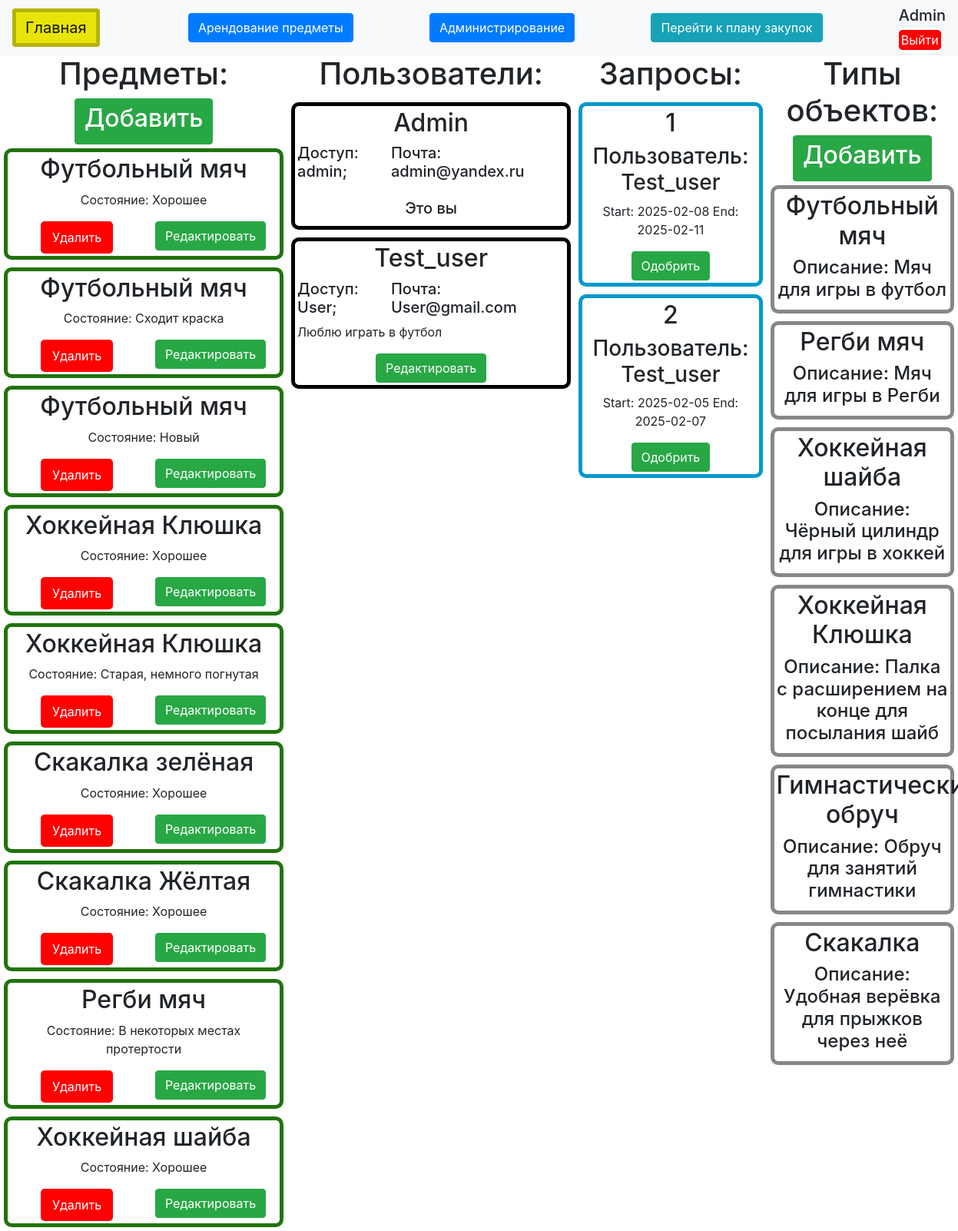
The app's page /admin_panel (signed in), older data.
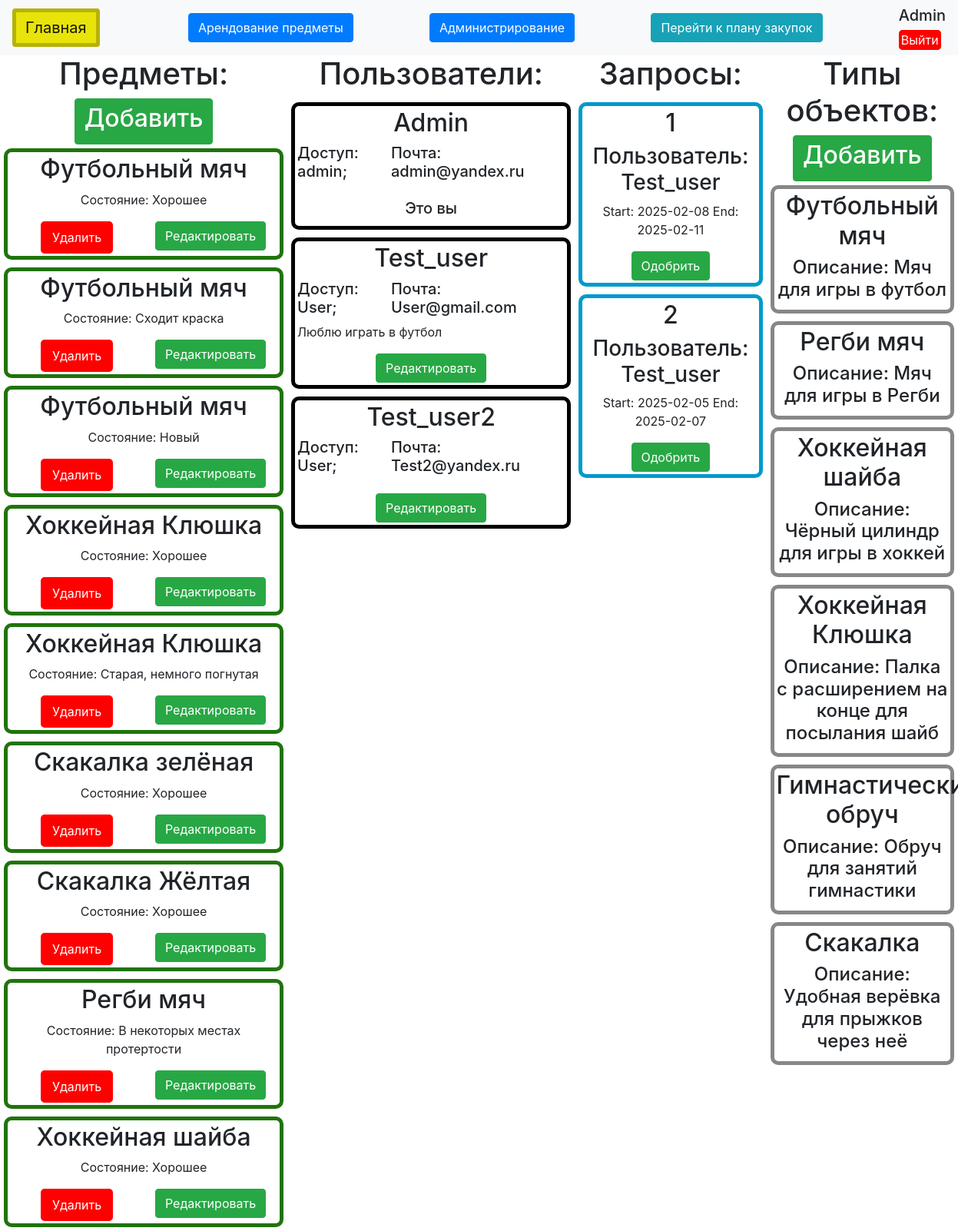
The same page, newer data.
### data/users.py (models this page shows, shortened)
class Users(SqlAlchemyBase, UserMixin):
    __tablename__ = 'users'
    id = sqlalchemy.Column(sqlalchemy.Integer, primary_key=True, autoincrement=True)
    name = sqlalchemy.Column(sqlalchemy.String, nullable=True)
    about = sqlalchemy.Column(sqlalchemy.String, nullable=True)
    email = sqlalchemy.Column(sqlalchemy.String, index=True, unique=True, nullable=True)
    hashed_password = sqlalchemy.Column(sqlalchemy.String, nullable=True)
    user_access = sqlalchemy.Column(sqlalchemy.String, default='User', nullable=True)
    password = sqlalchemy.Column(sqlalchemy.String, nullable=True)
    asortiment = orm.relationship("Asortiment", back_populates='users')

### data/news.py (models this page shows)
class Asortiment(SqlAlchemyBase):
    __tablename__ = 'asortiment'
    id = sqlalchemy.Column(sqlalchemy.Integer, primary_key=True, autoincrement=True)
    name = sqlalchemy.Column(sqlalchemy.String, nullable=True)
    status = sqlalchemy.Column(sqlalchemy.String, nullable=True)
    arend = sqlalchemy.Column(sqlalchemy.String, nullable=True)
    photo_href = sqlalchemy.Column(sqlalchemy.String, nullable=True)
    id_type = sqlalchemy.Column(sqlalchemy.Integer, sqlalchemy.ForeignKey('idtype.id'))
    is_private = sqlalchemy.Column(sqlalchemy.Boolean, default=True)
    user_id = sqlalchemy.Column(sqlalchemy.Integer, sqlalchemy.ForeignKey("users.id"))
    users = orm.relationship('Users')
    idtype = orm.relationship("Idtype")
    request = orm.relationship("Request", back_populates='asortiment')
    purchase_plans = orm.relationship("PurchasePlan", back_populates='asortiment')

class Request(SqlAlchemyBase):
    __tablename__ = 'request'
    id = sqlalchemy.Column(sqlalchemy.Integer, primary_key=True, autoincrement=True)
    description = sqlalchemy.Column(sqlalchemy.String)
    date_start = sqlalchemy.Column(sqlalchemy.String)
    date_end = sqlalchemy.Column(sqlalchemy.String)
    approved = sqlalchemy.Column(sqlalchemy.Boolean)
    type = sqlalchemy.Column(sqlalchemy.String, nullable=True)
    id_user = sqlalchemy.Column(sqlalchemy.Integer, sqlalchemy.ForeignKey("users.id"))
    name_user = sqlalchemy.Column(sqlalchemy.String)
    user = orm.relationship('Users')
    id_item = sqlalchemy.Column(sqlalchemy.Integer, sqlalchemy.ForeignKey("asortiment.id"))
    asortiment = orm.relationship("Asortiment")

### data/category.py (models this page shows)
class Idtype(SqlAlchemyBase):
    __tablename__ = 'idtype'
    id = sqlalchemy.Column(sqlalchemy.Integer, primary_key=True, autoincrement=True)
    name = sqlalchemy.Column(sqlalchemy.String)
    description = sqlalchemy.Column(sqlalchemy.Text)

### main.py (the view)
@app.route("/admin_panel")
@login_required
def admin_panel():
    if current_user.user_access == "baned":
        abort(404)
    elif current_user.user_access == "User":
        return redirect("/")
    else:
        db_sess = db_session.create_session()
        if current_user.user_access == "admin":
            items = db_sess.query(Asortiment).all()
            requests = db_sess.query(Request).all()
            users = db_sess.query(Users).all()
            types = db_sess.query(Idtype).all()
            for request in requests:
                print(request.approved, request.type)
                print(request.approved == False and request.type != "Идёт", request.type != "Идёт", request.type == "Завершён", request.type == "")
            return render_template("admin_panel.html",
                                items=items,
                                requests=requests,
                                types=types,
                                users=users,
                                title="Управление сайтом"
                                )
        else:
            return redirect("/")

### data/db_session.py (called while the page is built)
def create_session() -> Session:
    global __factory
    return __factory()

### main.py (called while the page is built)
@login_manager.user_loader
def load_user(user_id):
    db_sess = db_session.create_session()
    return db_sess.get(Users, user_id)

### templates/admin_panel.html
{% extends "base.html" %}
{% block content %}
    <div>
        <div class="UAIP">
            <h1 calss="cental">Предметы:</h1>
            <div class="cental"><a href="/add_item" class="btn btn-success"><h2>Добавить</h2></a></div>
            {% for item in items %}
            <div class="paing">
                <div class="borderG paingsm">
                    <h2 class="cental">{{ item.name }}</h2>
                    <p class="cental">Состояние: {{ item.status }}</p>
                    <div class="cental" >
                        <div class="descp">
                            <div class="iteml">
                                <a class="btn exit" href="/delete_item/{{ item.id }}">Удалить</a>
                            </div>
                            <div class="itemr">
                                <a class="btn btn-success" href="/edit_item/{{ item.id }}">Редактировать</a>
                            </div>
                        </div>
                    </div>
                </div>
            </div>
            {% endfor %}
        </div>
        <div class="UAIP">
            <h1 class="cental">Пользователи:</h1>
            {% for user in users %}
            <div class="paing">
                <div class="borderV paingsm">
                    <h2 class="cental">{{ user.name }}</h2>
                    <div class="descp">
                        <div class="itemll">
                            <h5>Доступ: {{ user.user_access }};</h5>
                        </div>
                        <div class="itemrr">
                            <h5>Почта: {{ user.email }}</h5>
                        </div>
                    </div>
                    <p>{{ user.about }}</p>
                    {% if user.id != current_user.id %}
                    <div class="cental" ><a class="btn btn-success" href="/edit_user/{{ user.id }}">Редактировать</a></div>
                    {% else %}
                        <h5 class="cental">Это вы</h5>
                    {% endif %}
                </div>
            </div>
            {% endfor %}
        </div>
        <div class="RP">
            <h1 class="cental">Типы объектов:</h1>
            <div class="cental"><a href="/add_type" class="btn btn-success"><h2>Добавить</h2></a></div>
            {% for type in types %}
            <div class="paing">
                <div class="borderY paingsm">
                    <h2 class="cental">{{ type.name }}</h2>
                    <h4 class="cental">Описание: {{ type.description }}</h4>
                </div>
            </div>
            {% endfor %}
        </div>
        <div class="RP">
            <h1 class="cental">Запросы:</h1>
            {% for request in requests %}
            <div class="paing">
                {% if request.approved == True %}
                <div class="borderR paingsm polosaty">
                {% else %}
                <div class="borderR paingsm">
                {% endif %}
                    <h2 class="cental">{{ request.id }}</h2>
                    <h3 class="cental">Пользователь: {{ request.user.name }}</h3>
                    <p class="cental">Start: {{request.date_start}} End: {{request.date_end}}</p>
                    {% if (request.type == "Завершён" and request.description == None) %}
                    <div class="cental">
                        <a class="btn btn-success" href="/report_request/{{ request.id }}">Отчёт</a>
                    </div>
                    {% elif (request.type == "Одобрен") %}
                    <div class="cental">
                        <a class="btn btn-success" href="/confirm_request/{{ request.id }}">Не одобрить</a>
                    </div>
                    {% elif (request.type == "Не одобрен") %}
                    <div class="cental">
                        <a class="btn btn-success" href="/confirm_request/{{ request.id }}">Одобрить</a>
                    </div>
                    {% elif (request.type == "Завершён" and request.description != None) %}
                    <h1 class="cental">Отчёт совершён</h1>
                    {% endif %}
                </div>
            </div>
            {% endfor %}
        </div>
    </div>
{% endblock %}

### templates/base.html (shortened to what this page needs)
<!doctype html>
<html lang="en">
<head>
    <link rel="stylesheet"
          href="https://stackpath.bootstrapcdn.com/bootstrap/4.4.1/css/bootstrap.min.css"
>
    <link rel="stylesheet" href="{{ url_for('static', filename='styles/Styles.css') }}">
</head>
<body>
<header>
    <nav class="navbar navbar-light bg-light">
        <a class="btn navbar-brand borderSome backcolorV" href="/" >Главная</a>
        {% if current_user.user_access == 'admin' %}
        <div class="cental">
            <a href="/arrended" class="btn btn-primary">Арендование предметы</a>
        </div>
        <div class="cental">
            <a href="/admin_panel" class="btn btn-primary">Администрирование</a>
        </div>
        <div class="cental">
            <a href="{{ url_for('purchase_plan') }}" class="btn btn-info">Перейти к плану закупок</a>
        </div>
        {% else %}
        <div class="cental">
            <a href="/arrended" class="btn btn-primary">Арендование предметы</a>
        </div>
        {% endif %}
        {% if current_user.is_authenticated %}
        <div>
            <h5>{{ current_user.name }}</h5>
            <a class="exit" href="/logout">Выйти</a>
        </div>
        {% else %}
            <p>
                <a class="btn btn-primary " href="/register">Зарегистрироваться</a>
                <a class="btn btn-success" href="/login">Войти</a>
            </p>
        {% endif %}
    </nav>
</header>
<main>
    {% block content %}{% endblock %}
</main>
</body>
</html>

### static/styles/Styles.css (style rules this page uses)
.exit { border:3px solid red; color: white; background-color: red; border-radius: 5px; }
h1 { text-align: center; }
.UAIP { width: 30%; float: left; }
.RP { width: 20%; float: right; }
.borderR { border: 5px solid #0099cc; border-radius: 10px; }
.borderV { border: 5px solid #000000; border-radius: 10px; }
.borderG { border: 5px solid rgb(32, 116, 11); border-radius: 10px; }
.borderY { border: 5px solid #878787; border-radius: 10px; }
.borderSome { border: 5px solid #b5b207; }
.cental { text-align: center; }
.iteml { float: left; width: 50%; }
.itemll { float: left; width: 35%; }
.itemr { float: right; width: 50%; }
.itemrr { float: right; width: 65%; }
.backcolorV { background-color: #e8e409; color: white; }
.paing { padding: 5px; }
.paingsm { padding: 3px; }
.descp { display: flex; }

Row changes from the older to the newer data that the page shows:
added Users: name "Test_user2", user_access "User", email "Test2@yandex.ru"
